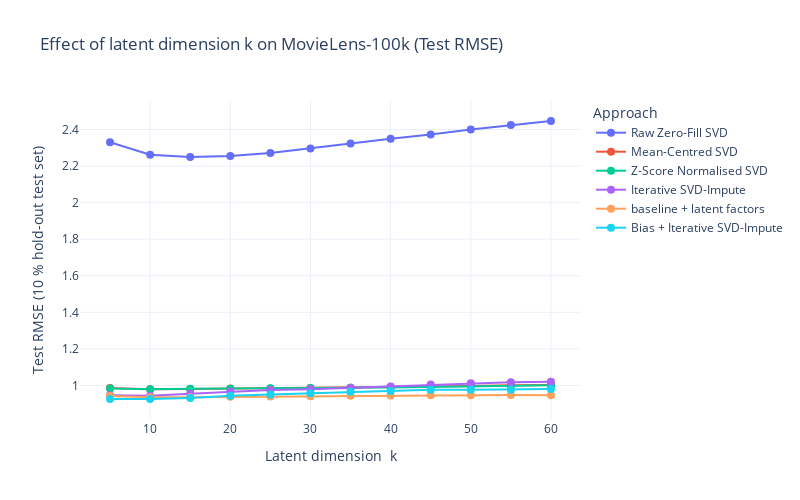
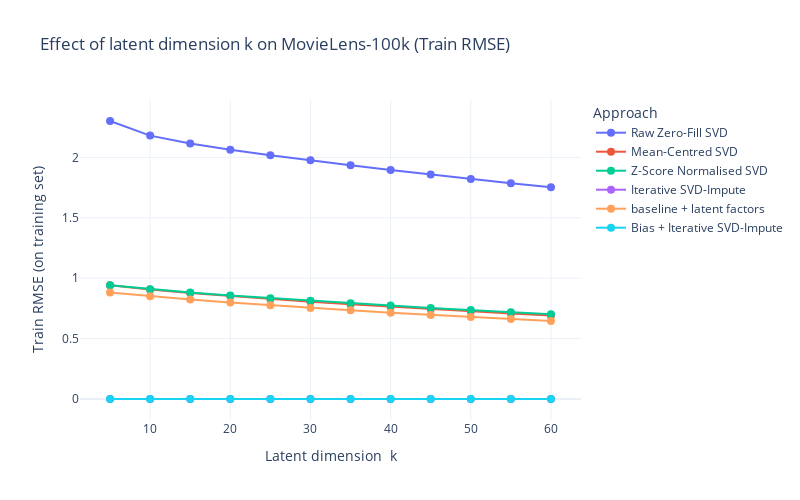

Here is the notebook cell these charts were saved with, in order:
### Code cell
# --- Test RMSE plot ---
fig_test = go.Figure()
for name, scores in results_dict.items():
    ks   = sorted(scores)
    rms  = [scores[k]['test'] for k in ks]
    fig_test.add_trace(
        go.Scatter(
            x = ks,
            y = rms,
            mode = "lines+markers",
            name = name,
            hovertemplate = (
                "<b>%{meta}</b><br>"
                "k = %{x}<br>"
                "Test RMSE = %{y:.4f}<extra></extra>"
            ),
            meta = name,
            marker = dict(size=8)
        )
    )
fig_test.update_layout(
    title = "Effect of latent dimension k on MovieLens-100k (Test RMSE)",
    xaxis_title = "Latent dimension  k",
    yaxis_title = "Test RMSE (10 % hold-out test set)",
    template    = "plotly_white",
    legend_title = "Approach",
    hovermode   = "closest",
    width       = 800,
    height      = 500,
)

# --- Train RMSE plot ---
fig_train = go.Figure()
for name, scores in results_dict.items():
    ks   = sorted(scores)
    rms  = [scores[k]['train'] for k in ks]
    fig_train.add_trace(
        go.Scatter(
            x = ks,
            y = rms,
            mode = "lines+markers",
            name = name,
            hovertemplate = (
                "<b>%{meta}</b><br>"
                "k = %{x}<br>"
                "Train RMSE = %{y:.4f}<extra></extra>"
            ),
            meta = name,
            marker = dict(size=8)
        )
    )
fig_train.update_layout(
    title = "Effect of latent dimension k on MovieLens-100k (Train RMSE)",
    xaxis_title = "Latent dimension  k",
    yaxis_title = "Train RMSE (on training set)",
    template    = "plotly_white",
    legend_title = "Approach",
    hovermode   = "closest",
    width       = 800,
    height      = 500,
)

# Show both figures
fig_test.show()
fig_train.show()

### Figure 1 — Plotly figure (JSON) as saved in the notebook; plotly's stock layout.template omitted (floating-point values rounded to 4 significant figures)
{"data": [{"hovertemplate": "<b>%{meta}</b><br>k = %{x}<br>Test RMSE = %{y:.4f}<extra></extra>", "marker": {"size": 8}, "meta": "Raw Zero-Fill SVD", "mode": "lines+markers", "name": "Raw Zero-Fill SVD", "type": "scatter", "x": [5, 10, 15, 20, 25, 30, 35, 40, 45, 50, 55, 60], "y": [2.331, 2.262, 2.249, 2.255, 2.272, 2.297, 2.324, 2.35, 2.373, 2.4, 2.425, 2.447]}, {"hovertemplate": "<b>%{meta}</b><br>k = %{x}<br>Test RMSE = %{y:.4f}<extra></extra>", "marker": {"size": 8}, "meta": "Mean-Centred SVD", "mode": "lines+markers", "name": "Mean-Centred SVD", "type": "scatter", "x": [5, 10, 15, 20, 25, 30, 35, 40, 45, 50, 55, 60], "y": [0.9862, 0.9788, 0.9801, 0.9825, 0.9836, 0.9855, 0.9872, 0.9905, 0.994, 0.9971, 1.0, 1.002]}, {"hovertemplate": "<b>%{meta}</b><br>k = %{x}<br>Test RMSE = %{y:.4f}<extra></extra>", "marker": {"size": 8}, "meta": "Z-Score Normalised SVD", "mode": "lines+markers", "name": "Z-Score Normalised SVD", "type": "scatter", "x": [5, 10, 15, 20, 25, 30, 35, 40, 45, 50, 55, 60], "y": [0.9828, 0.9786, 0.9821, 0.9824, 0.9846, 0.9852, 0.9874, 0.9889, 0.9921, 0.9963, 0.9986, 1.002]}, {"hovertemplate": "<b>%{meta}</b><br>k = %{x}<br>Test RMSE = %{y:.4f}<extra></extra>", "marker": {"size": 8}, "meta": "Iterative SVD-Impute", "mode": "lines+markers", "name": "Iterative SVD-Impute", "type": "scatter", "x": [5, 10, 15, 20, 25, 30, 35, 40, 45, 50, 55, 60], "y": [0.9461, 0.943, 0.9541, 0.9668, 0.9754, 0.9786, 0.9869, 0.9939, 1.004, 1.012, 1.017, 1.02]}, {"hovertemplate": "<b>%{meta}</b><br>k = %{x}<br>Test RMSE = %{y:.4f}<extra></extra>", "marker": {"size": 8}, "meta": "baseline + latent factors", "mode": "lines+markers", "name": "baseline + latent factors", "type": "scatter", "x": [5, 10, 15, 20, 25, 30, 35, 40, 45, 50, 55, 60], "y": [0.942, 0.9358, 0.9359, 0.9376, 0.9391, 0.9403, 0.9432, 0.9441, 0.9463, 0.9465, 0.9474, 0.9465]}, {"hovertemplate": "<b>%{meta}</b><br>k = %{x}<br>Test RMSE = %{y:.4f}<extra></extra>", "marker": {"size": 8}, "meta": "Bias + Iterative SVD-Impute", "mode": "lines+markers", "name": "Bias + Iterative SVD-Impute", "type": "scatter", "x": [5, 10, 15, 20, 25, 30, 35, 40, 45, 50, 55, 60], "y": [0.9256, 0.9259, 0.9313, 0.9432, 0.9502, 0.9567, 0.9647, 0.9695, 0.9756, 0.9765, 0.9766, 0.9802]}], "layout": {"height": 500, "hovermode": "closest", "legend": {"title": {"text": "Approach"}}, "title": {"text": "Effect of latent dimension k on MovieLens-100k (Test RMSE)"}, "width": 800, "xaxis": {"title": {"text": "Latent dimension  k"}}, "yaxis": {"title": {"text": "Test RMSE (10 % hold-out test set)"}}}}

### Figure 2 — Plotly figure (JSON) as saved in the notebook; plotly's stock layout.template omitted (floating-point values rounded to 4 significant figures)
{"data": [{"hovertemplate": "<b>%{meta}</b><br>k = %{x}<br>Train RMSE = %{y:.4f}<extra></extra>", "marker": {"size": 8}, "meta": "Raw Zero-Fill SVD", "mode": "lines+markers", "name": "Raw Zero-Fill SVD", "type": "scatter", "x": [5, 10, 15, 20, 25, 30, 35, 40, 45, 50, 55, 60], "y": [2.301, 2.18, 2.115, 2.062, 2.018, 1.975, 1.934, 1.895, 1.858, 1.821, 1.786, 1.751]}, {"hovertemplate": "<b>%{meta}</b><br>k = %{x}<br>Train RMSE = %{y:.4f}<extra></extra>", "marker": {"size": 8}, "meta": "Mean-Centred SVD", "mode": "lines+markers", "name": "Mean-Centred SVD", "type": "scatter", "x": [5, 10, 15, 20, 25, 30, 35, 40, 45, 50, 55, 60], "y": [0.9407, 0.9056, 0.8772, 0.8516, 0.8278, 0.8051, 0.784, 0.7641, 0.7447, 0.726, 0.7081, 0.691]}, {"hovertemplate": "<b>%{meta}</b><br>k = %{x}<br>Train RMSE = %{y:.4f}<extra></extra>", "marker": {"size": 8}, "meta": "Z-Score Normalised SVD", "mode": "lines+markers", "name": "Z-Score Normalised SVD", "type": "scatter", "x": [5, 10, 15, 20, 25, 30, 35, 40, 45, 50, 55, 60], "y": [0.9419, 0.9086, 0.8815, 0.8573, 0.8348, 0.8131, 0.7923, 0.7728, 0.7536, 0.7356, 0.7178, 0.701]}, {"hovertemplate": "<b>%{meta}</b><br>k = %{x}<br>Train RMSE = %{y:.4f}<extra></extra>", "marker": {"size": 8}, "meta": "Iterative SVD-Impute", "mode": "lines+markers", "name": "Iterative SVD-Impute", "type": "scatter", "x": [5, 10, 15, 20, 25, 30, 35, 40, 45, 50, 55, 60], "y": [0, 0, 0, 0, 0, 0, 0, 0, 0, 0, 0, 0]}, {"hovertemplate": "<b>%{meta}</b><br>k = %{x}<br>Train RMSE = %{y:.4f}<extra></extra>", "marker": {"size": 8}, "meta": "baseline + latent factors", "mode": "lines+markers", "name": "baseline + latent factors", "type": "scatter", "x": [5, 10, 15, 20, 25, 30, 35, 40, 45, 50, 55, 60], "y": [0.8807, 0.8495, 0.8226, 0.7982, 0.7753, 0.7537, 0.7334, 0.7141, 0.6957, 0.6781, 0.6615, 0.645]}, {"hovertemplate": "<b>%{meta}</b><br>k = %{x}<br>Train RMSE = %{y:.4f}<extra></extra>", "marker": {"size": 8}, "meta": "Bias + Iterative SVD-Impute", "mode": "lines+markers", "name": "Bias + Iterative SVD-Impute", "type": "scatter", "x": [5, 10, 15, 20, 25, 30, 35, 40, 45, 50, 55, 60], "y": [0, 0, 0, 0, 0, 0, 0, 0, 0, 0, 0, 0]}], "layout": {"height": 500, "hovermode": "closest", "legend": {"title": {"text": "Approach"}}, "title": {"text": "Effect of latent dimension k on MovieLens-100k (Train RMSE)"}, "width": 800, "xaxis": {"title": {"text": "Latent dimension  k"}}, "yaxis": {"title": {"text": "Train RMSE (on training set)"}}}}
